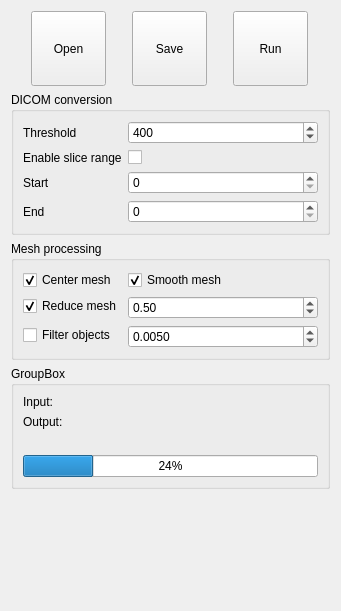
<?xml version="1.0" encoding="UTF-8"?>
<ui version="4.0">
 <class>D2MWidget</class>
 <widget class="QWidget" name="D2MWidget">
  <property name="geometry">
   <rect>
    <x>0</x>
    <y>0</y>
    <width>341</width>
    <height>611</height>
   </rect>
  </property>
  <property name="sizePolicy">
   <sizepolicy hsizetype="MinimumExpanding" vsizetype="MinimumExpanding">
    <horstretch>0</horstretch>
    <verstretch>0</verstretch>
   </sizepolicy>
  </property>
  <property name="windowTitle">
   <string>Dicom2Mesh - AOT AG</string>
  </property>
  <layout class="QGridLayout" name="gridLayout">
   <item row="0" column="0">
    <layout class="QGridLayout" name="gridLayout_2">
     <item row="0" column="2">
      <widget class="QToolButton" name="runBtn">
       <property name="minimumSize">
        <size>
         <width>75</width>
         <height>75</height>
        </size>
       </property>
       <property name="text">
        <string>Run</string>
       </property>
       <property name="icon">
        <iconset resource="rsc/dicom2meshgui.qrc">
         <normaloff>:/icons/play-button.png</normaloff>:/icons/play-button.png</iconset>
       </property>
       <property name="iconSize">
        <size>
         <width>64</width>
         <height>64</height>
        </size>
       </property>
      </widget>
     </item>
     <item row="0" column="1">
      <widget class="QToolButton" name="saveBtn">
       <property name="minimumSize">
        <size>
         <width>75</width>
         <height>75</height>
        </size>
       </property>
       <property name="text">
        <string>Save</string>
       </property>
       <property name="icon">
        <iconset resource="rsc/dicom2meshgui.qrc">
         <normaloff>:/icons/save.png</normaloff>:/icons/save.png</iconset>
       </property>
       <property name="iconSize">
        <size>
         <width>64</width>
         <height>64</height>
        </size>
       </property>
      </widget>
     </item>
     <item row="0" column="0">
      <widget class="QToolButton" name="openBtn">
       <property name="minimumSize">
        <size>
         <width>75</width>
         <height>75</height>
        </size>
       </property>
       <property name="text">
        <string>Open</string>
       </property>
       <property name="icon">
        <iconset resource="rsc/dicom2meshgui.qrc">
         <normaloff>:/icons/folder.png</normaloff>:/icons/folder.png</iconset>
       </property>
       <property name="iconSize">
        <size>
         <width>64</width>
         <height>64</height>
        </size>
       </property>
      </widget>
     </item>
    </layout>
   </item>
   <item row="1" column="0">
    <widget class="QGroupBox" name="groupBox">
     <property name="title">
      <string>DICOM conversion</string>
     </property>
     <layout class="QFormLayout" name="formLayout_3">
      <item row="2" column="0">
       <widget class="QLabel" name="label">
        <property name="text">
         <string>Threshold</string>
        </property>
       </widget>
      </item>
      <item row="2" column="1">
       <widget class="QSpinBox" name="thresholdSpinBox">
        <property name="minimum">
         <number>-20000</number>
        </property>
        <property name="maximum">
         <number>20000</number>
        </property>
        <property name="value">
         <number>400</number>
        </property>
       </widget>
      </item>
      <item row="3" column="0">
       <widget class="QLabel" name="label_4">
        <property name="text">
         <string>Enable slice range</string>
        </property>
       </widget>
      </item>
      <item row="3" column="1">
       <widget class="QCheckBox" name="enablSliceCB">
        <property name="text">
         <string/>
        </property>
       </widget>
      </item>
      <item row="4" column="0">
       <widget class="QLabel" name="label_2">
        <property name="text">
         <string>Start</string>
        </property>
       </widget>
      </item>
      <item row="4" column="1">
       <widget class="QSpinBox" name="startSpinbox">
        <property name="maximum">
         <number>10000</number>
        </property>
       </widget>
      </item>
      <item row="5" column="0">
       <widget class="QLabel" name="label_3">
        <property name="text">
         <string>End</string>
        </property>
       </widget>
      </item>
      <item row="5" column="1">
       <widget class="QSpinBox" name="endSpinBox">
        <property name="maximum">
         <number>10000</number>
        </property>
       </widget>
      </item>
     </layout>
    </widget>
   </item>
   <item row="3" column="0">
    <widget class="QGroupBox" name="groupBox_3">
     <property name="title">
      <string>GroupBox</string>
     </property>
     <layout class="QVBoxLayout" name="verticalLayout">
      <item>
       <widget class="QLabel" name="inLable">
        <property name="text">
         <string>Input: </string>
        </property>
       </widget>
      </item>
      <item>
       <widget class="QLabel" name="outLable">
        <property name="text">
         <string>Output:</string>
        </property>
       </widget>
      </item>
      <item>
       <widget class="QLabel" name="infoLable">
        <property name="text">
         <string/>
        </property>
       </widget>
      </item>
      <item>
       <widget class="QProgressBar" name="progressBar">
        <property name="value">
         <number>24</number>
        </property>
       </widget>
      </item>
     </layout>
    </widget>
   </item>
   <item row="2" column="0">
    <widget class="QGroupBox" name="groupBox_2">
     <property name="title">
      <string>Mesh processing</string>
     </property>
     <layout class="QFormLayout" name="formLayout_4">
      <item row="0" column="0">
       <widget class="QCheckBox" name="centerCB">
        <property name="text">
         <string>Center mesh</string>
        </property>
        <property name="checked">
         <bool>true</bool>
        </property>
        <property name="tristate">
         <bool>false</bool>
        </property>
       </widget>
      </item>
      <item row="0" column="1">
       <widget class="QCheckBox" name="smoothCB">
        <property name="text">
         <string>Smooth mesh</string>
        </property>
        <property name="checked">
         <bool>true</bool>
        </property>
       </widget>
      </item>
      <item row="1" column="0">
       <widget class="QCheckBox" name="reduceCB">
        <property name="text">
         <string>Reduce mesh</string>
        </property>
        <property name="checked">
         <bool>true</bool>
        </property>
       </widget>
      </item>
      <item row="1" column="1">
       <widget class="QDoubleSpinBox" name="reduceSP">
        <property name="minimum">
         <double>0.000000000000000</double>
        </property>
        <property name="maximum">
         <double>1.000000000000000</double>
        </property>
        <property name="singleStep">
         <double>0.010000000000000</double>
        </property>
        <property name="value">
         <double>0.500000000000000</double>
        </property>
       </widget>
      </item>
      <item row="2" column="0">
       <widget class="QCheckBox" name="folterCB">
        <property name="text">
         <string>Filter objects</string>
        </property>
       </widget>
      </item>
      <item row="2" column="1">
       <widget class="QDoubleSpinBox" name="filterSP">
        <property name="decimals">
         <number>4</number>
        </property>
        <property name="minimum">
         <double>0.000000000000000</double>
        </property>
        <property name="maximum">
         <double>1.000000000000000</double>
        </property>
        <property name="singleStep">
         <double>0.000100000000000</double>
        </property>
        <property name="value">
         <double>0.005000000000000</double>
        </property>
       </widget>
      </item>
     </layout>
    </widget>
   </item>
   <item row="4" column="0">
    <spacer name="verticalSpacer">
     <property name="orientation">
      <enum>Qt::Vertical</enum>
     </property>
     <property name="sizeHint" stdset="0">
      <size>
       <width>20</width>
       <height>40</height>
      </size>
     </property>
    </spacer>
   </item>
  </layout>
 </widget>
 <resources>
  <include location="rsc/dicom2meshgui.qrc"/>
 </resources>
 <connections/>
</ui>
